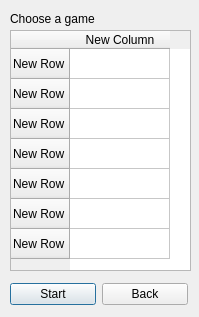
<?xml version="1.0" encoding="UTF-8"?>
<ui version="4.0">
 <class>LoadDialog</class>
 <widget class="QDialog" name="LoadDialog">
  <property name="geometry">
   <rect>
    <x>0</x>
    <y>0</y>
    <width>199</width>
    <height>317</height>
   </rect>
  </property>
  <property name="windowTitle">
   <string>Dialog</string>
  </property>
  <widget class="QTableWidget" name="LoadtableWidget">
   <property name="geometry">
    <rect>
     <x>10</x>
     <y>30</y>
     <width>181</width>
     <height>241</height>
    </rect>
   </property>
   <row>
    <property name="text">
     <string>New Row</string>
    </property>
   </row>
   <row>
    <property name="text">
     <string>New Row</string>
    </property>
   </row>
   <row>
    <property name="text">
     <string>New Row</string>
    </property>
   </row>
   <row>
    <property name="text">
     <string>New Row</string>
    </property>
   </row>
   <row>
    <property name="text">
     <string>New Row</string>
    </property>
   </row>
   <row>
    <property name="text">
     <string>New Row</string>
    </property>
   </row>
   <row>
    <property name="text">
     <string>New Row</string>
    </property>
   </row>
   <column>
    <property name="text">
     <string>New Column</string>
    </property>
   </column>
  </widget>
  <widget class="QLabel" name="label">
   <property name="geometry">
    <rect>
     <x>10</x>
     <y>10</y>
     <width>121</width>
     <height>17</height>
    </rect>
   </property>
   <property name="text">
    <string>Choose a game</string>
   </property>
  </widget>
  <widget class="QWidget" name="layoutWidget">
   <property name="geometry">
    <rect>
     <x>10</x>
     <y>280</y>
     <width>178</width>
     <height>29</height>
    </rect>
   </property>
   <layout class="QHBoxLayout" name="horizontalLayout">
    <item>
     <widget class="QPushButton" name="StartButton">
      <property name="text">
       <string>Start</string>
      </property>
     </widget>
    </item>
    <item>
     <widget class="QPushButton" name="BackButton">
      <property name="text">
       <string>Back</string>
      </property>
     </widget>
    </item>
   </layout>
  </widget>
 </widget>
 <resources/>
 <connections>
  <connection>
   <sender>BackButton</sender>
   <signal>clicked()</signal>
   <receiver>LoadDialog</receiver>
   <slot>hide()</slot>
   <hints>
    <hint type="sourcelabel">
     <x>186</x>
     <y>294</y>
    </hint>
    <hint type="destinationlabel">
     <x>252</x>
     <y>295</y>
    </hint>
   </hints>
  </connection>
  <connection>
   <sender>StartButton</sender>
   <signal>clicked()</signal>
   <receiver>LoadDialog</receiver>
   <slot>hide()</slot>
   <hints>
    <hint type="sourcelabel">
     <x>26</x>
     <y>292</y>
    </hint>
    <hint type="destinationlabel">
     <x>7</x>
     <y>281</y>
    </hint>
   </hints>
  </connection>
 </connections>
</ui>
